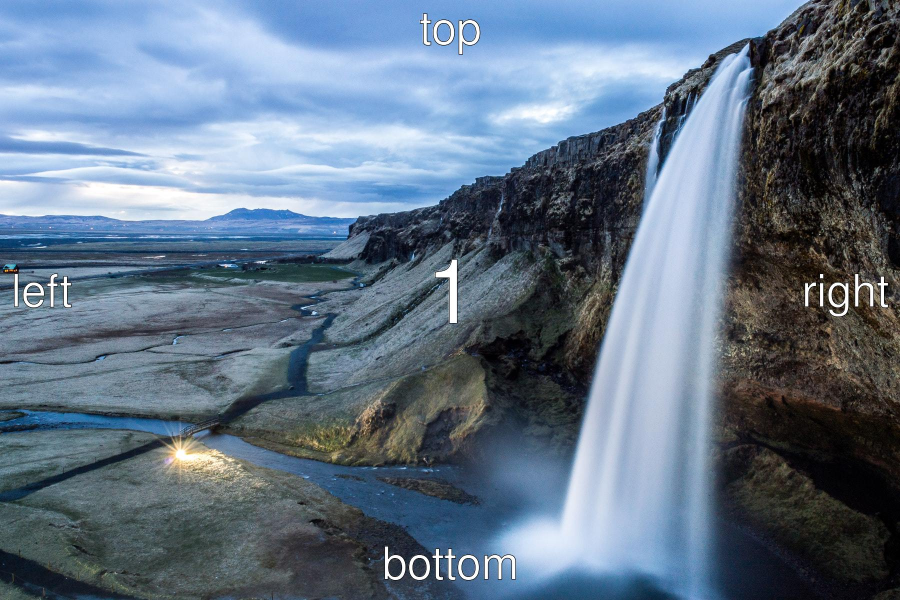
#> input picture input/Landscape_1.jpg, 1800 x 1200 px (shown at 1/2 size); its folder holds 4 pictures in this run
$ python test-single-pillow.py
#> lines starting #> are read from the running program, lines starting #| are printed output that depends on the picture
from PIL import Image

target_width = 320

for i in range(1, 9):
    im = Image.open('input/Landscape_{}.jpg'.format(i))
#> im is the input picture: PIL image 1800x1200 RGB; mean R, G, B 98.3, 115.6, 134

    width = target_width
    height = 10000000

    # Swap input width and height when rotating by 90 or 270 degrees.
    if i >= 5:
        width, height = height, width

    im.thumbnail((width,height), Image.LANCZOS)
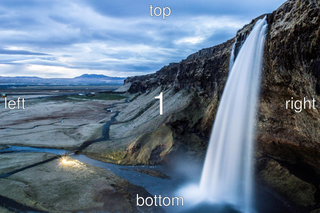
#> im: PIL image 320x213 RGB; mean R, G, B 98.4, 115.7, 134.2

    if i == 6: im = im.rotate(-90, expand=True)
    elif i == 8: im = im.rotate(90, expand=True)
    elif i == 3: im = im.rotate(180, expand=True)
    elif i == 2: im = im.transpose(Image.FLIP_LEFT_RIGHT)
    elif i == 5: im = im.rotate(-90, expand=True).transpose(Image.FLIP_LEFT_RIGHT)
    elif i == 7: im = im.rotate(90, expand=True).transpose(Image.FLIP_LEFT_RIGHT)
    elif i == 4: im = im.rotate(180, expand=True).transpose(Image.FLIP_LEFT_RIGHT)

    im.save('output-patch/lanczos3/Landscape_{}.jpg'.format(i))
#> pass 2 of the loop `for i in range(1, 9):`:
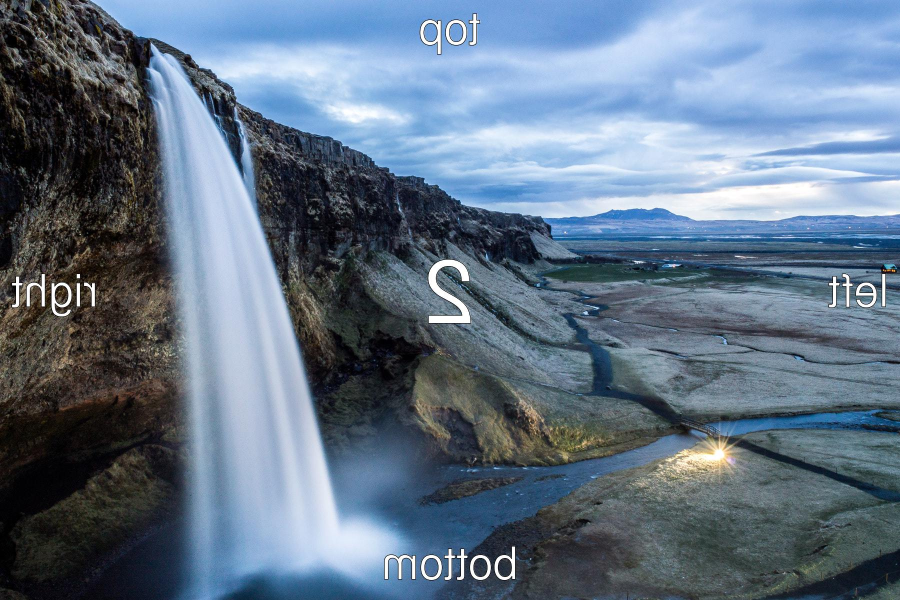
#> input picture input/Landscape_2.jpg, 1800 x 1200 px (shown at 1/2 size)
#> im is the input picture: PIL image 1800x1200 RGB; mean R, G, B 98.4, 115.7, 134.1
#> `im.thumbnail((width,height), Image.LANCZOS)`:
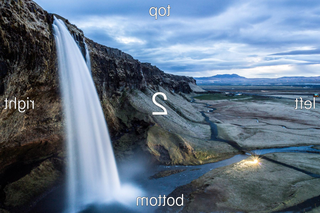
#> im: PIL image 320x213 RGB; mean R, G, B 98.5, 115.8, 134.2
#> `elif i == 2: im = im.transpose(Image.FLIP_LEFT_RIGHT)`:
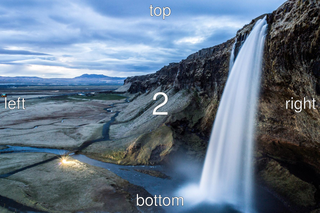
#> im: PIL image 320x213 RGB; mean R, G, B 98.5, 115.8, 134.2
#> pass 3 of the loop `for i in range(1, 9):`:
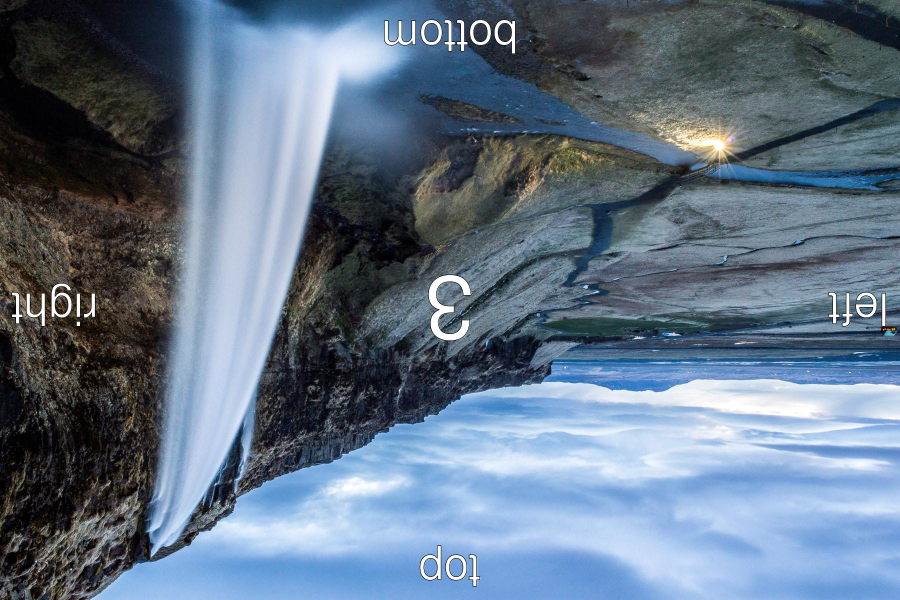
#> input picture input/Landscape_3.jpg, 1800 x 1200 px (shown at 1/2 size)
#> im is the input picture: PIL image 1800x1200 RGB; mean R, G, B 98.4, 115.7, 134.1
#> `im.thumbnail((width,height), Image.LANCZOS)`:
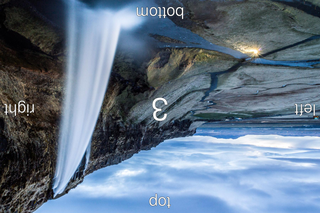
#> im: PIL image 320x213 RGB; mean R, G, B 98.5, 115.8, 134.2
#> `elif i == 3: im = im.rotate(180, expand=True)`:
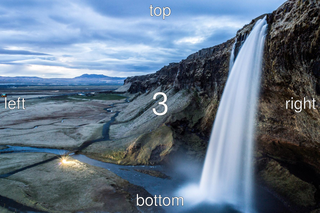
#> im: PIL image 320x213 RGB; mean R, G, B 98.5, 115.8, 134.2
#> (the run stopped early here; a loop or call above may not have finished)
